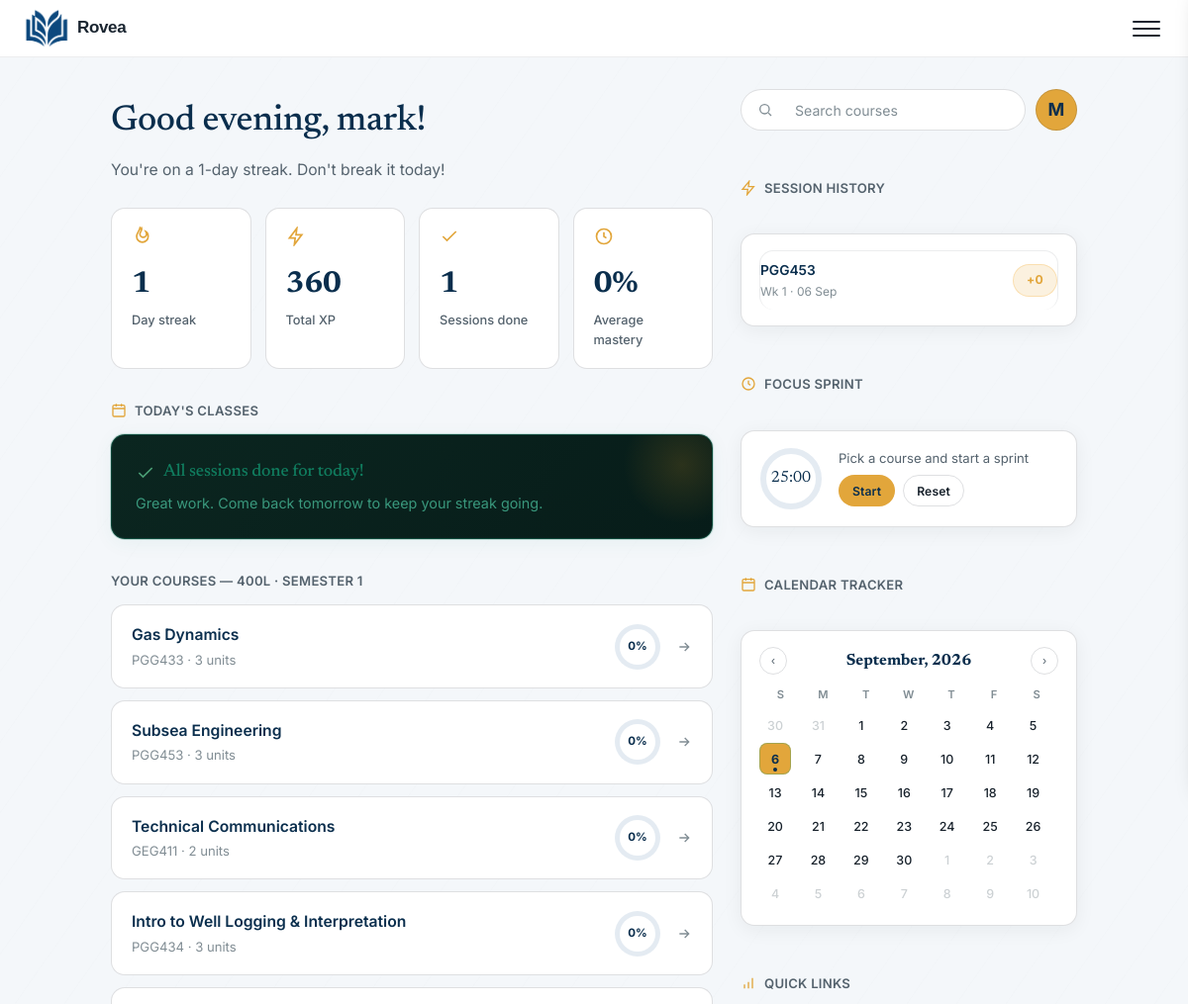
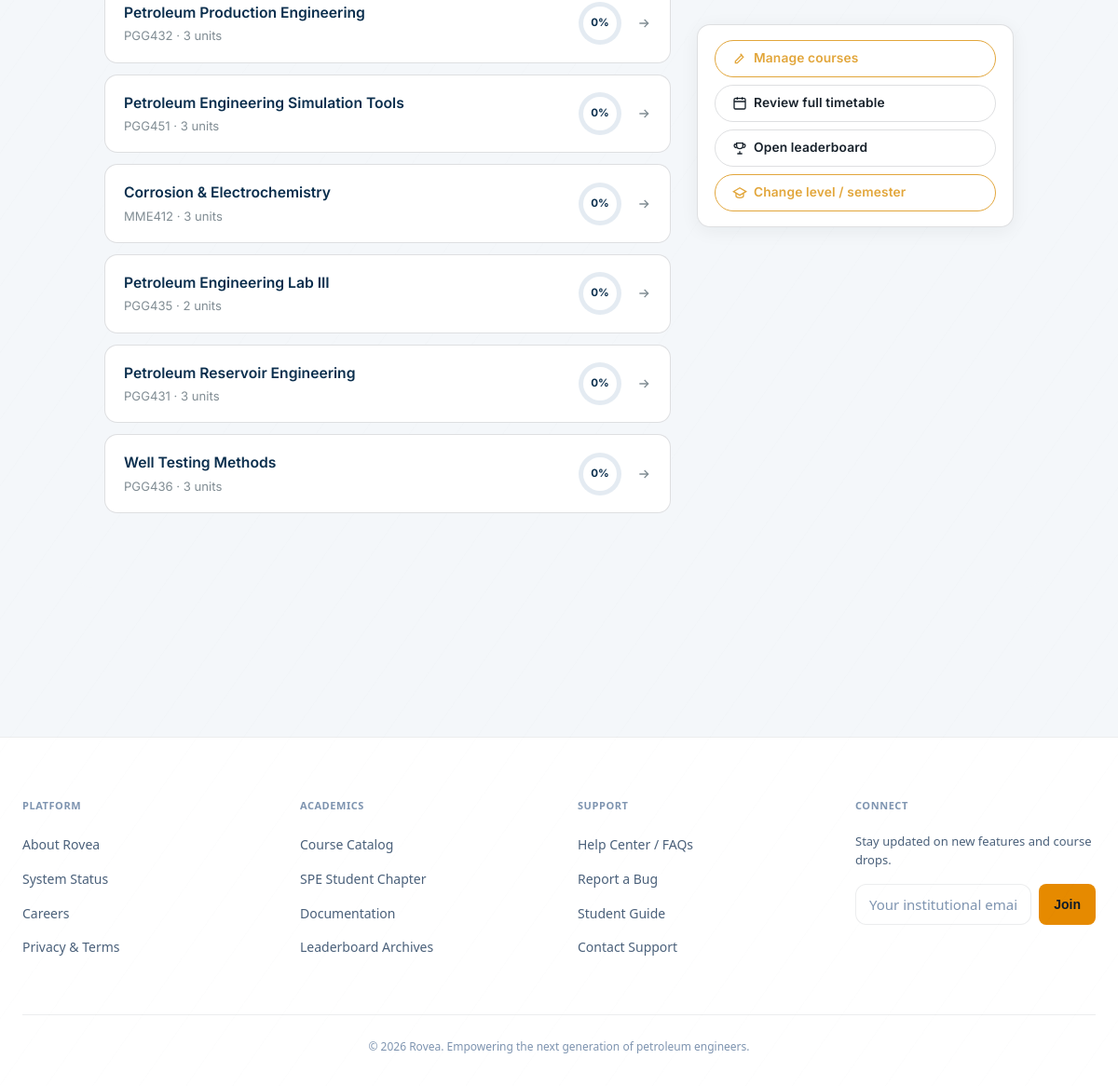
/dashboard/ (signed in), run on the app's committed database (2 pictures, top to bottom).
### core/models.py (models this page shows, shortened)
class StudentProfile(models.Model):
    user = models.OneToOneField(User, on_delete=models.CASCADE, related_name="profile")
    matric_number = models.CharField(max_length=20, blank=True)
    school = models.CharField(max_length=50, choices=SCHOOL_CHOICES, default="unilag")
    department = models.CharField(max_length=50, choices=DEPARTMENT_CHOICES, default="petroleum")
    level = models.CharField(max_length=3, choices=LEVEL_CHOICES)
    semester = models.CharField(max_length=1, choices=SEMESTER_CHOICES)
    is_staff_member = models.BooleanField(default=False)
    elective_courses = models.ManyToManyField(
        'CourseDefinition',
        blank=True,
        related_name="enrolled_students",
        limit_choices_to={"is_elective": True}
    )
    xp = models.IntegerField(default=0)
    streak = models.IntegerField(default=0)
    last_session_date = models.DateField(null=True, blank=True)
    created_at = models.DateTimeField(auto_now_add=True)
    queue_position = models.IntegerField(default=0)
    queue_date = models.DateField(null=True, blank=True)

class TimetableEntry(models.Model):
    DAYS = [("Mon", "Monday"), ("Tue", "Tuesday"), ("Wed", "Wednesday"), ("Thu", "Thursday"), ("Fri", "Friday")]
    student = models.ForeignKey(StudentProfile, on_delete=models.CASCADE, related_name="timetable")
    course_code = models.CharField(max_length=10)
    course_title = models.CharField(max_length=100)
    day = models.CharField(max_length=3, choices=DAYS)
    time = models.CharField(max_length=10, default="09:00")
    week_number = models.IntegerField(default=1)
    total_weeks = models.IntegerField(default=10)
    is_completed = models.BooleanField(default=False)
    is_missed = models.BooleanField(default=False)
    rescheduled_to = models.DateField(null=True, blank=True)
    class Meta:
        ordering = ["day", "time"]

class Session(models.Model):
    student = models.ForeignKey(StudentProfile, on_delete=models.CASCADE, related_name="sessions")
    course_code = models.CharField(max_length=10)
    course_title = models.CharField(max_length=100)
    week_number = models.IntegerField(default=1)
    topics = models.JSONField(default=list)
    current_topic_index = models.IntegerField(default=0)
    is_complete = models.BooleanField(default=False)
    xp_earned = models.IntegerField(default=0)
    started_at = models.DateTimeField(auto_now_add=True)
    completed_at = models.DateTimeField(null=True, blank=True)
    class Meta:
        ordering = ["-started_at"]

### core/views.py (the view)
# urls.py: path("dashboard/", views.dashboard_view, name="dashboard"),
@login_required
def dashboard_view(request):
    if not hasattr(request.user, "profile"):
        return redirect("onboarding")
    profile = request.user.profile
    if profile.level == "400" and profile.semester == "2":
        return redirect("siwes")
    timetable = profile.timetable.all()
    course_defs = {
        c.course_code: c
        for c in CourseDefinition.objects.filter(
            course_code__in=timetable.values_list("course_code", flat=True)
        )
    }
    courses = [
        {
            "code": t.course_code,
            "title": t.course_title,
            "units": course_defs[t.course_code].units if t.course_code in course_defs else 3,
        }
        for t in timetable
    ]
    recent_sessions = profile.sessions.all()[:5]
    leaderboard = StudentProfile.objects.select_related("user").order_by("-xp")[:10]
    sessions_done = profile.sessions.count()
    active_entry = _get_active_course_entry(profile)
    if active_entry:
        todays_courses = [active_entry] if not active_entry.is_completed else []
        today = active_entry.course_code
        is_rest_day = False
    else:
        todays_courses = []
        today = None
        is_rest_day = True
    incomplete_sessions = {
        s.course_code: s
        for s in Session.objects.filter(student=profile, is_complete=False)
    }
    total_courses = timetable.count()
    completed_courses = timetable.filter(is_completed=True).count()
    all_done = total_courses > 0 and completed_courses == total_courses
    return render(request, "core/dashboard.html", {
        "profile": profile,
        "courses": courses,
        "timetable": timetable,
        "recent_sessions": recent_sessions,
        "leaderboard": leaderboard,
        "sessions_done": sessions_done,
        "todays_courses": todays_courses,
        "today": today,
        "incomplete_sessions": incomplete_sessions,
        "all_done": all_done,
        "is_rest_day": is_rest_day,
    })

### core/views.py (called while the page is built, shortened)
def _get_active_course_entry(profile):
    courses = list(profile.timetable.order_by("course_code"))
    if not courses:
        return None
    today = date.today()
    if today.weekday() == 6:  # Sunday — rest day, no course
        return None
    return courses[profile.queue_position % len(courses)]

### templates/core/dashboard.html (shortened to what this page needs)
{% extends "core/base.html" %}
{% block content %}
<div class="page-container dashboard-grid-container" id="dashboardRoot" data-theme="dark">
  <div class="dashboard-main-col">
    <div class="greeting-section">
      <h2 class="greeting" id="greeting">Hey!</h2>
      <p class="greeting-sub">
        {% if profile.streak > 0 %}
          You're on a {{ profile.streak }}-day streak. Don't break it today!
        {% else %}
          Start a session today to begin your streak!
        {% endif %}
      </p>
    </div>
    <div class="stats-row">
      <div class="stat-card">
        <svg class="ic-lg stat-icon" viewBox="0 0 24 24" fill="none" stroke="currentColor" stroke-width="2"><path d="M12 2c1 3-2 4-2 7a4 4 0 0 0 8 0c0-1-.5-2-1-3 2 1 3 3.5 3 6a7 7 0 0 1-14 0c0-4 3-6 4-10 .3 1 1 2 2 0Z"/></svg>
        <div class="stat-val">{{ profile.streak }}</div>
        <div class="stat-lbl">Day streak</div>
      </div>
      <div class="stat-card">
        <svg class="ic-lg stat-icon" viewBox="0 0 24 24" fill="none" stroke="currentColor" stroke-width="2"><path d="m13 2-9 12h7l-1 8 9-12h-7l1-8Z"/></svg>
        <div class="stat-val">{{ profile.xp }}</div>
        <div class="stat-lbl">Total XP</div>
      </div>
      <div class="stat-card">
        <svg class="ic-lg stat-icon" viewBox="0 0 24 24" fill="none" stroke="currentColor" stroke-width="2"><path d="M20 6 9 17l-5-5"/></svg>
        <div class="stat-val">{{ sessions_done }}</div>
        <div class="stat-lbl">Sessions done</div>
      </div>
      <div class="stat-card">
        <svg class="ic-lg stat-icon" viewBox="0 0 24 24" fill="none" stroke="currentColor" stroke-width="2"><circle cx="12" cy="12" r="9"/><path d="M12 7v5l3 2"/></svg>
        <div class="stat-val"><span id="masteryStatVal">—</span></div>
        <div class="stat-lbl">Average mastery</div>
      </div>
    </div>
    <p class="section-label">
      <svg class="ic" viewBox="0 0 24 24" fill="none" stroke="currentColor" stroke-width="2"><rect x="3" y="4" width="18" height="17" rx="2"/><path d="M3 9h18M8 2v4M16 2v4"/></svg>
      Today's classes
    </p>
    {% if todays_courses %}
      {% for course in todays_courses %}
      <div class="today-card">
        <div>
          <div class="tc-code">{{ course.course_code }}</div>
          <div class="tc-title">{{ course.course_title }}</div>
          <div class="tc-meta">
            <span>{{ course.time }}</span> · <span>Week {{ course.week_number }}</span> · <span>~20 mins</span> · <span class="xp">+50 XP</span>
          </div>
        </div>
        <div class="tc-actions">
          {% if forloop.first %}
            {% if course.course_code in incomplete_sessions %}
              <a href="{% url 'session' course.course_code %}" class="btn btn-primary">Resume →</a>
            {% else %}
              <a href="{% url 'session' course.course_code %}" class="btn btn-primary">Start →</a>
            {% endif %}
            <form method="post" action="{% url 'reschedule' course.id %}" style="margin:0;">
              {% csrf_token %}
              <button type="submit" class="btn btn-white-outline">Reschedule</button>
            </form>
          {% else %}
            <span class="badge badge-amber live-badge">Up Next</span>
          {% endif %}
        </div>
      </div>
      {% endfor %}
    {% else %}
      <div class="today-card today-done">
        <h3>
          <svg class="ic-lg" viewBox="0 0 24 24" fill="none" stroke="currentColor" stroke-width="2" style="color:var(--green);"><path d="M20 6 9 17l-5-5"/></svg>
          All sessions done for today!
        </h3>
        <p>Great work. Come back tomorrow to keep your streak going.</p>
      </div>
    {% endif %}
    <p class="section-label" style="margin-top:32px;">Your courses — {{ profile.level }}L · Semester {{ profile.semester }}</p>
    <div class="course-list" id="courseList">
      {% for course in courses %}
      <a href="{% url 'session' course.code %}" class="course-pill" data-course-search="{{ course.title|lower }} {{ course.code|lower }}">
        <div style="display:flex;align-items:center;min-width:0;">
          <div>
            <div class="course-name">{{ course.title }}</div>
            <div class="course-code">{{ course.code }} · {{ course.units }} units</div>
          </div>
        </div>
        <div style="display:flex;align-items:center;gap:16px;flex-shrink:0;">
          <div class="progress-circle-container">
            <div class="progress-circle-outer" style="--progress-val: {% if course.progress_pct %}{{ course.progress_pct }}{% else %}0{% endif %};">
              <div class="progress-circle-inner">
                <span class="progress-circle-text">{% if course.progress_pct %}{{ course.progress_pct }}{% else %}0{% endif %}%</span>
              </div>
            </div>
          </div>
          <svg class="ic arrow" viewBox="0 0 24 24" fill="none" stroke="currentColor" stroke-width="2"><path d="M5 12h14M13 6l6 6-6 6"/></svg>
        </div>
      </a>
      {% empty %}
      <div class="course-empty">
        No courses added yet. <a href="{% url 'manage_courses' %}">Add your first course →</a>
      </div>
      {% endfor %}
    </div>
  </div>
  <div class="dashboard-side-col">
    <div class="search-header-row search-header-row--side">
      <div class="search-container">
        <form method="GET" action="#" class="search-wrapper" onsubmit="event.preventDefault();">
          <svg class="ic" viewBox="0 0 24 24" fill="none" stroke="currentColor" stroke-width="2"><circle cx="11" cy="11" r="7"/><path d="m21 21-4.3-4.3"/></svg>
          <input type="text" name="q" placeholder="Search courses" class="search-input" id="courseSearchInput" autocomplete="off">
        </form>
      </div>
      <div class="header-avatar-frame">
        {% if profile.avatar_url %}
          <img src="{{ profile.avatar_url }}" alt="Profile avatar">
        {% else %}
          <span class="header-avatar-fallback">{{ user.first_name|slice:":1"|upper|default:"R" }}</span>
        {% endif %}
      </div>
    </div>
    <p class="section-label">
      <svg class="ic" viewBox="0 0 24 24" fill="none" stroke="currentColor" stroke-width="2"><path d="M13 2 3 14h8l-1 8 10-12h-8l1-8Z"/></svg>
      Session history
    </p>
    <div class="side-widget-card">
      {% if recent_sessions %}
      <div class="session-list">
        {% for s in recent_sessions %}
        <div class="session-row">
          <div>
            <div class="session-course">{{ s.course_code }}</div>
            <div class="session-date">Wk {{ s.week_number }} · {{ s.started_at|date:"d M" }}</div>
          </div>
          <div>
            <span class="badge {% if s.is_complete %}badge-green{% else %}badge-amber{% endif %}">
              +{{ s.xp_earned }}
            </span>
          </div>
        </div>
        {% endfor %}
      </div>
      {% else %}
      <div style="text-align:center;color:var(--ink-faint);font-size:13.5px;padding:1rem 0;">
        No sessions tracked yet.
      </div>
      {% endif %}
    </div>
    <p class="section-label">
      <svg class="ic" viewBox="0 0 24 24" fill="none" stroke="currentColor" stroke-width="2"><circle cx="12" cy="12" r="9"/><path d="M12 7v5l3 2"/></svg>
      Focus sprint
    </p>
    <div class="side-widget-card focus-widget">
      <div class="focus-ring">
        <svg width="64" height="64" viewBox="0 0 64 64">
          <circle class="focus-ring-bg" cx="32" cy="32" r="28"/>
          <circle class="focus-ring-fg" id="focusRingFg" cx="32" cy="32" r="28" stroke-dasharray="175.9" stroke-dashoffset="0"/>
        </svg>
        <div class="focus-time" id="focusTime">25:00</div>
      </div>
      <div class="focus-info">
        <div class="focus-task" id="focusTask">
          {% if todays_courses %}Next up: {{ todays_courses.0.course_title }}{% else %}Pick a course and start a sprint{% endif %}
        </div>
        <div class="focus-controls">
          <button type="button" class="btn btn-primary btn-xs" id="focusStartBtn">Start</button>
          <button type="button" class="btn btn-white-outline btn-xs" id="focusResetBtn">Reset</button>
        </div>
      </div>
    </div>
    <p class="section-label">
      <svg class="ic" viewBox="0 0 24 24" fill="none" stroke="currentColor" stroke-width="2"><rect x="3" y="4" width="18" height="17" rx="2"/><path d="M3 9h18M8 2v4M16 2v4"/></svg>
      Calendar tracker
    </p>
    <div class="calendar-widget side-widget-card">
      <div class="calendar-header">
        <button class="calendar-nav-btn" id="calPrevBtn" aria-label="Previous month">‹</button>
        <span class="calendar-title" id="calendarMonthTitle">June, 2026</span>
        <button class="calendar-nav-btn" id="calNextBtn" aria-label="Next month">›</button>
      </div>
      <div class="calendar-weekdays">
        <div>S</div><div>M</div><div>T</div><div>W</div><div>T</div><div>F</div><div>S</div>
      </div>
      <div class="calendar-days-grid" id="calendarDaysGrid"></div>
    </div>
    <p class="section-label">
      <svg class="ic" viewBox="0 0 24 24" fill="none" stroke="currentColor" stroke-width="2"><path d="M12 20V10M18 20V4M6 20v-6"/></svg>
      Quick links
    </p>
    <div class="side-widget-card" style="display:flex;flex-direction:column;gap:8px;">
        <a href="{% url 'manage_courses' %}" class="btn btn-white-outline btn-full" style="border-color:var(--amber);color:var(--amber);">
          <svg class="ic" viewBox="0 0 24 24" fill="none" stroke="currentColor" stroke-width="2"><path d="m14.7 6.3 3 3L8 19H5v-3Z"/><path d="m13 4 3 3"/></svg>
          Manage courses
        </a>
       <a href="{% url 'timetable' %}" class="btn btn-white-outline btn-full">
          <svg class="ic" viewBox="0 0 24 24" fill="none" stroke="currentColor" stroke-width="2"><rect x="3" y="4" width="18" height="17" rx="2"/><path d="M3 9h18M8 2v4M16 2v4"/></svg>
          Review full timetable
       </a>
       <a href="{% url 'leaderboard' %}" class="btn btn-white-outline btn-full">
          <svg class="ic" viewBox="0 0 24 24" fill="none" stroke="currentColor" stroke-width="2"><path d="M8 21h8M12 17v4M7 4h10v4a5 5 0 0 1-10 0V4Z"/><path d="M7 6H4a3 3 0 0 0 3 5M17 6h3a3 3 0 0 1-3 5"/></svg>
          Open leaderboard
       </a>
       <a href="{% url 'profile_edit' %}" class="btn btn-white-outline btn-full" style="border-color:var(--amber);color:var(--amber);">
          <svg class="ic" viewBox="0 0 24 24" fill="none" stroke="currentColor" stroke-width="2"><path d="M22 10 12 4 2 10l10 6 10-6Z"/><path d="M6 12.5V17c0 1.5 2.7 3 6 3s6-1.5 6-3v-4.5"/></svg>
          Change level / semester
       </a>
    </div>
  </div>
</div>
{% endblock %}

### data on the page
StudentProfile: streak "1", xp "360", level "400", semester "1"
TimetableEntry: title "Gas Dynamics", code "PGG433"
TimetableEntry: title "Subsea Engineering", code "PGG453"
TimetableEntry: title "Technical Communications", code "GEG411"
TimetableEntry: title "Intro to Well Logging & Interpretation", code "PGG434"
TimetableEntry: title "Petroleum Production Engineering", code "PGG432"
TimetableEntry: title "Petroleum Engineering Simulation Tools", code "PGG451"
TimetableEntry: title "Corrosion & Electrochemistry", code "MME412"
TimetableEntry: title "Petroleum Engineering Lab III", code "PGG435"
TimetableEntry: title "Petroleum Reservoir Engineering", code "PGG431"
TimetableEntry: title "Well Testing Methods", code "PGG436"
Session: course_code "PGG453", week_number "1", started_at "06 Sep", xp_earned "0"

### other printed values
{{ sessions_done }} "1"
{{ course.units }} "3" "3" "2" "3" "3" "3" "3" "2" "3" "3"
{{ user.first_name|slice:":1"|upper|default:"R" }} "M"
